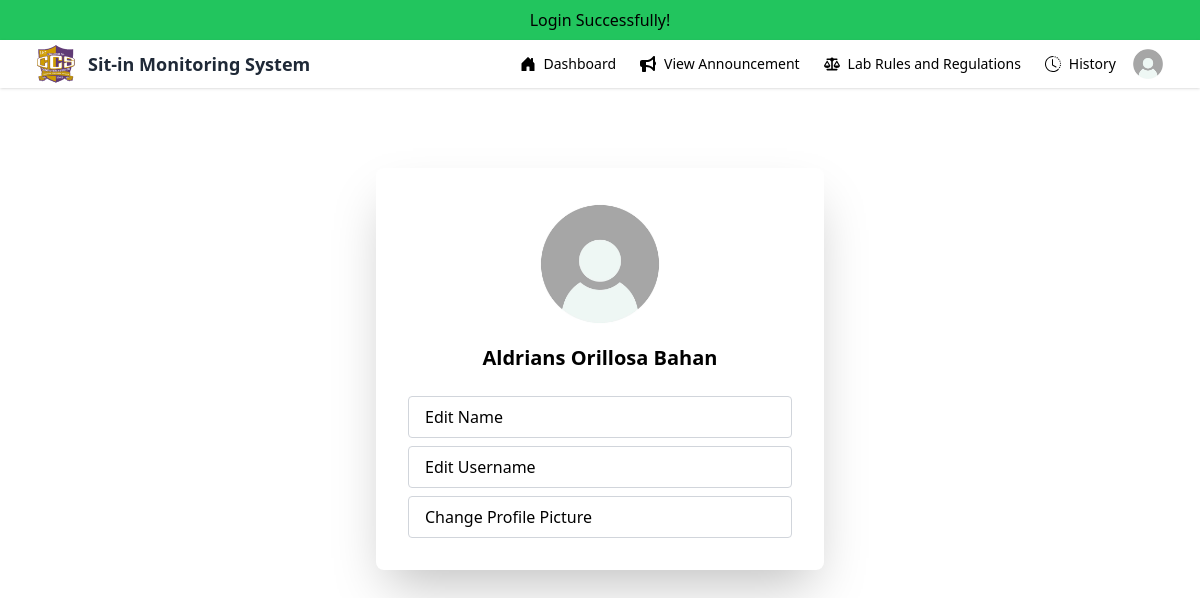
Screenshot of /user/profile.php (signed in) with the database file from the repository.
### tables this page shows
CREATE TABLE `students` (
  `id` int(20) NOT NULL,
  `idno` int(20) NOT NULL,
  `lastname` varchar(50) NOT NULL,
  `firstname` varchar(50) NOT NULL,
  `midname` varchar(50) NOT NULL,
  `course` enum('BSIT','BSCS') NOT NULL,
  `year` int(9) NOT NULL,
  `username` varchar(50) NOT NULL,
  `password` varchar(50) NOT NULL,
  `profile` varchar(225) NOT NULL,
  `session` int(30) NOT NULL DEFAULT 30
);

### database/authenticator.php (called while the page is built, shortened)
<?php
include "connector.php";
$idno = $_SESSION["idno"];
$result = mysqli_query($mysql, "SELECT * FROM students WHERE idno = '$idno'");
$row = mysqli_fetch_assoc($result);
if($row){
    $profile = $row['profile'];
}
?>

### user/profile.php (the view, shortened to what this page needs)
<?php session_start();
include "../user/nav.php";
include "../database/connector.php";
include "../database/authenticator.php";
$idno = $_SESSION["idno"];
$result = mysqli_query($mysql, "SELECT * FROM students WHERE idno = '$idno'");
$row = mysqli_fetch_assoc($result);
if($row){
    $lastname = $row['lastname'];
    $firstname = $row['firstname'];
    $midname = $row['midname'];
} else {
    $_SESSION['error'] = "Profile not found.";
    header("Location: ../user/dashboard.php");
    exit();
}
?>
<!DOCTYPE html>
<html lang="en">
<head>
    <script src="https://cdn.tailwindcss.com"></script>
</head>
<body class="bg-gray-100">
    <div class="flex items-center justify-center pt-20">
        <div class="bg-white shadow-2xl rounded-lg p-8 w-full max-w-md">
            <div class="flex flex-col items-center">
                <img class="mb-4 w-32 h-32 rounded-full object-cover" src="../uploads/<?php echo $profile; ?>" alt="Profile Picture">
                <h1 class="text-xl font-bold"><?php echo $firstname . ' ' . $midname . ' ' . $lastname ?></h1>
            </div>
            <div class="mt-6">
                <a href="name.php" class="block w-full text-left px-4 py-2 border border-gray-300 rounded hover:bg-gray-100">Edit Name</a>
                <a href="username.php" class="block w-full text-left px-4 py-2 border border-gray-300 rounded hover:bg-gray-100 mt-2">Edit Username</a>
                <a href="profilepic.php" class="block w-full text-left px-4 py-2 border border-gray-300 rounded hover:bg-gray-100 mt-2">Change Profile Picture</a>
            </div>
        </div>
    </div>
</body>
</html>

### user/nav.php (shortened to what this page needs)
<?php
include "../database/connector.php";
$idno = $_SESSION["idno"];
$result = mysqli_query($mysql, "SELECT `profile` FROM students WHERE idno = '$idno'");
$row = mysqli_fetch_assoc($result);
if($row){
    $profile = $row["profile"];
}
?>
<!DOCTYPE html>
<html lang="en" class="h-full">
<head>
    <script src="https://cdn.tailwindcss.com"></script>
</head>
<body class="bg-white font-sans ">
    <?php if(isset($_SESSION["success"])): ?>
        <div class="bg-green-500 text-black p-2 text-center">
            <?php
               echo $_SESSION['success'];
            ?>
        </div>
    <?php endif; ?>
<div class="min-h-full">
    <nav class="shadow">
        <div class="px-4 sm:px-6 lg:px-8">
            <div class="flex items-center justify-between">
                <div class="flex items-center">
                    <a href="#" class="flex items-center">
                        <img src="../images/ccs.jpg" alt="Logo" class="size-12">
                        <span class="ml-2 text-lg font-semibold text-gray-800">Sit-in Monitoring System</span>
                    </a>
                </div>
                <div class="flex items-center ml-auto">
                    <div class="hidden md:flex">
                        <a href="dashboard.php" class="nav-link flex items-center justify-center h-12 px-3 py-2 text-sm font-medium text-black hover:text-blue-700 transition duration-300">
                            Dashboard
                        </a>
                        <a href="#" class="nav-link flex items-center justify-center h-12 px-3 py-2 text-sm font-medium  hover:text-blue-700 transition duration-300">
                            View Announcement
                        </a>
                        <a href="#" class="nav-link flex items-center justify-center h-12 px-3 py-2 text-sm font-medium text-black hover:text-blue-700 transition duration-300">
                            Lab Rules and Regulations
                        </a>
                        <a href="history.php" class="nav-link flex items-center justify-center h-12 px-3 py-2 text-sm font-medium text-black hover:text-blue-700 transition duration-300">
                            History
                        </a>
                    </div>
                    <div class="relative">
                        <button id="profileMenu" class="flex items-center rounded-full bg-black-200 p-1 focus:ring-1 focus:ring-black">
                            <img class="size-8  rounded-full" src="../uploads/<?php echo $profile; ?>" alt="">
                        </button>
                    </div>
                </div>
            </div>
        </div>
    </nav>
</div>
</body>
</html>

### user/nav.php (style rules this page uses)
.nav-link { position: relative; display: inline-block; text-decoration: none; }
.nav-link::after { content: ''; position: absolute; width: 0; height: 2px; background-color: blue; bottom: 0; left: 0; transition: width 0.3s ease-in-out; }

### rows the page displays
students: profile (picture), firstname "Aldrians", midname "Orillosa", lastname "Bahan"

### other values shown
$_SESSION['success'] "Login Successfully!"
